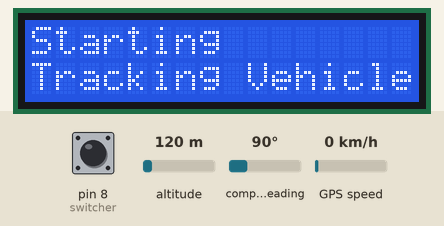
A sketch run on a simulated Arduino Uno, built with avr-gcc and run on an emulated ATmega328P. On the bench: 16×2 character LCD. The inputs (shaded band) are chosen by the test bench; at power-on: pin 8 (switcher) LOW, altitude 120 m, compass heading 90°, GPS speed 0 km/h. The GPS gets a fix after 3 s at 37.7749, -122.4194 with 8 satellites; what the sketch prints to the serial monitor is not drawn.

Above: at 0.1 s.
At 4.7 s:
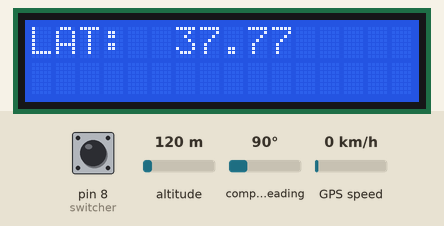
4.8 s: pin 8 (switcher) pulled HIGH for 1 s
At 6.4 s:
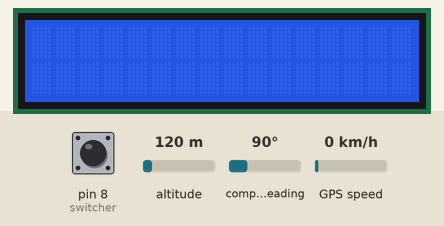
Timing chart, 0 to 7.9 s (numbered marks = the images above; inputs shaded):
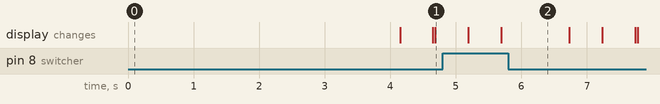

The sketch:

project1.ino
```cpp
#include <TinyGPS++.h>
#include <LiquidCrystal.h>
LiquidCrystal lcd(12, 11, 5, 4, 3, 2);

double longitude;
double latitude;

int temp = 0;

int switcher = 8; //vibrating sensor pin to 8 no ewmp pin in arduino

int c = 0;

int a = 0;

int GPSBAUD = 9600; //default gpsbaud rate

TinyGPSPlus gps;

void setup() {
  // put your setup code here, to run once:
  Serial.begin(9600);
  lcd.begin(16, 2);
  lcd.setCursor(0, 0);   //setting at 0,0
  lcd.print("Starting");  // prints at display of lcd screen
  lcd.setCursor(0, 1);
  lcd.print("Tracking Vehicle");
  delay(1500);          // 1.5 second code stops running
  Serial.begin(9600);
  Serial.println();
}

void loop() {
  // put your main code here, to run repeatedly:
    while(Serial.available()>0)
    if (gps.encode(Serial.read()));
         displayInfo();
  if (millis() > 5000  &&  gps.charsProcessed() < 10  )
  {
    Serial.println(F("NO GPS DETECTED"));
    while(true);
  }
  else
  {
    Serial.println("NO GPS DETECTED");
    }
  if (temp == 1)
  {
    if (c < a)
    {
      Serial.begin(9600);
      lcd.print("ARE YOU SAFE");
      delay(2000);
      lcd.clear();
      lcd.print("PRESS RESET");
      delay(10000);
      Serial.println("AT+CMGF=1"); // sets gsm module to text mode
      delay(1000);
      Serial.println("AT+CMGF=\"+916302258516\"\r");
      delay(1000);
      Serial.println("Accident Happend At this place");
      delay(1000);
      Serial.println("LATITUDE");
      delay(100);
      Serial.println(latitude);
      delay(100);
      Serial.println("LONGITUDE");
      delay(100);
      Serial.println(longitude);
      delay(100);
      Serial.println("http://www.google.com/maps/place/gps.location.lat(),gps.location.lng()");
      delay(100);
      Serial.print("HELP THEM");
      delay(100);
      Serial.println((char)26);  //sends message
      delay(1000);
      c++;

    }
  }

}

void displayInfo()
{
  if (digitalRead(switcher) == 1) //if sensor is shaken
  {
    temp = 1;
    Serial.println("Accident Has Happend");

    delay(1000);
  }
  else
  {
    Serial.println("Vehicle is ok");

  }

  Serial.print(F("loaction"));

  if (gps.location.isValid()) //checking gps validity
  {
    Serial.print(gps.location.lat(), 6);
    latitude = gps.location.lat();
    lcd.println("LAT:");
    lcd.print(latitude);
    delay(500);
    lcd.clear();
    Serial.print(F(","));
    Serial.print(gps.location.lng(), 6);
    longitude = gps.location.lng();
    lcd.println("LONG:");
    lcd.print(longitude);
    delay(500);
    lcd.clear();
  }
  else {
    Serial.println(F("INVALID"));
  }
}
```
